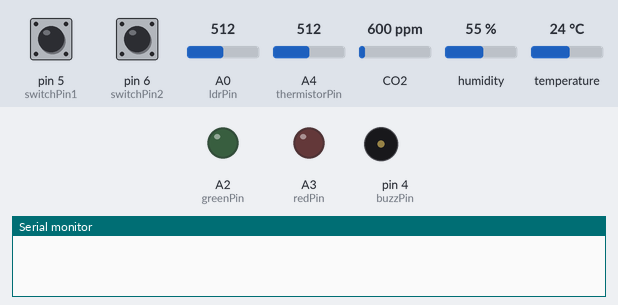
The sketch below on a simulated Arduino Uno, built with avr-gcc and run on an emulated ATmega328P. Parts: output pins drawn as LEDs (lit = HIGH), buzzer (waves = sounding), the last lines printed to the serial monitor. The inputs (shaded band) are chosen by the test bench; at power-on: pin 5 (switchPin1) HIGH, pin 6 (switchPin2) HIGH, A0 (ldrPin) = 512, A4 (thermistorPin) = 512, CO2 600 ppm, humidity 55 %, temperature 24 °C. The local clock reads 2024-03-15 10:24:30 at power-on unless the sketch sets it.

Above: at 2.4 s.
2.5 s: pin 5 (switchPin1) pulled LOW for 3.2 s
At 7.0 s:
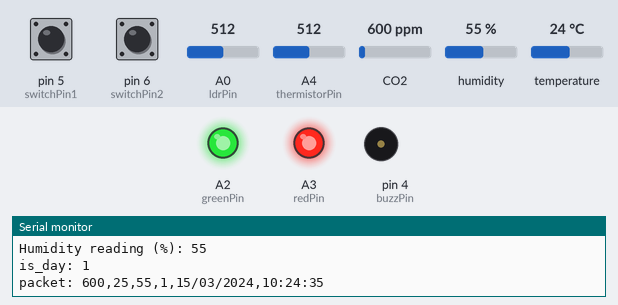
7.2 s: pin 6 (switchPin2) pulled LOW for 0.15 s
At 7.82 s:
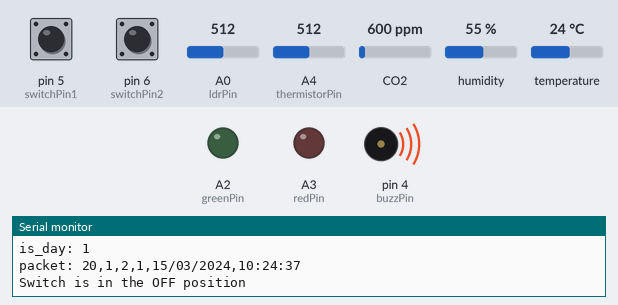
10.3 s: pin 6 (switchPin2) pulled LOW for 1 s
At 12.5 s:
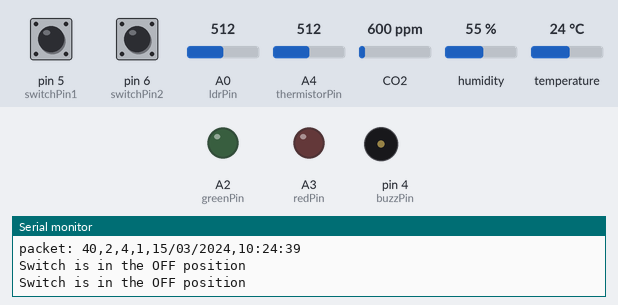
13.3 s: pin 5 (switchPin1) pulled LOW for 0.15 s
At 14.63 s:
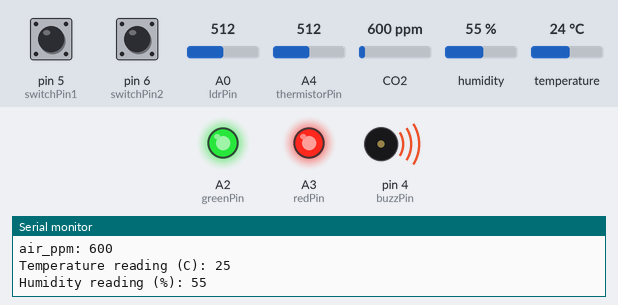
16.4 s: pin 5 (switchPin1) pulsed LOW 2 times (0.12 s each, 0.3 s apart)
At 19.8 s:
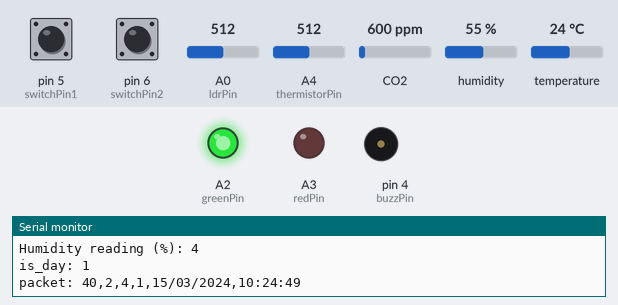
20.0 s: pin 5 (switchPin1) pulled LOW for 1 s
Timing chart, 0 to 45.0 s (numbered marks = the images above; inputs shaded):
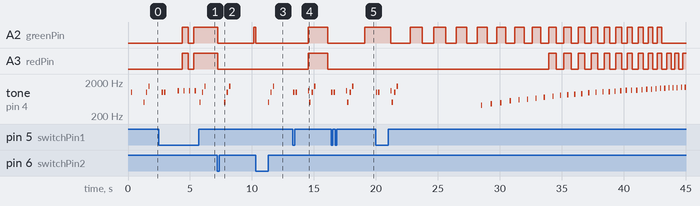

Measured:
- after the input at 2.5 s, A3 (redPin): LOW → HIGH after 1.9 s, → LOW 0.46 s later, → HIGH 0.46 s later; tone on pin 4 (buzzPin): plays 1000 Hz for 0.10 s, 1000 Hz for 0.10 s, 1092 Hz for 0.10 s, 1092 Hz for 0.10 s, 1092 Hz for 0.10 s, 1092 Hz for 0.10 s … (9 notes in this stretch), starting after 0.23 s
- after the input at 7.2 s, tone on pin 4 (buzzPin): plays 500 Hz for 0.10 s, 1000 Hz for 0.10 s, 1500 Hz for 0.10 s, starting after 0.58 s
- after the input at 10.3 s, tone on pin 4 (buzzPin): plays 500 Hz for 0.10 s, 1000 Hz for 0.10 s, 1500 Hz for 0.10 s, starting after 1.0 s
- after the input at 13.3 s, A3 (redPin): LOW → HIGH after 1.2 s, → LOW 1.6 s later; tone on pin 4 (buzzPin): plays 1000 Hz for 0.10 s, 1000 Hz for 0.10 s, 1092 Hz for 0.09 s, 500 Hz for 0.10 s, 1000 Hz for 0.10 s, 1500 Hz for 0.10 s, starting at once
- after the input at 16.4 s, tone on pin 4 (buzzPin): plays 1000 Hz for 0.10 s, 1000 Hz for 0.10 s, 1092 Hz for 0.09 s, 500 Hz for 0.10 s, 1000 Hz for 0.10 s, 1500 Hz for 0.10 s, starting at once
- by itself, tone on pin 4 (buzzPin): plays 1000 Hz for 0.10 s, 500 Hz for 0.10 s, 1000 Hz for 0.10 s, 1500 Hz for 0.10 s

The sketch:

arduino_uno_main.ino
```cpp
// necessary libraries
#include <stdbool.h>
#include <math.h>
#include <dht.h>            // include the library http://arduino.cc/playground/Main/DHTLib
#include "MQ135.h"
#include <ThreeWire.h>
#include <RtcDS1302.h>
#include <SoftwareSerial.h> // default software serial library

// defines
#define DHT11_PIN 3

// software serial
const int rxPin = 7;
const int txPin = 8;
SoftwareSerial mySerial (rxPin, txPin);

// MQ135 Sensor
int air_ppm;
int sensorPinAnalogue = A1;
MQ135 gasSensor(sensorPinAnalogue, 200);

// RTC timer
int clk_pin = 11;
int dat_pin = 12;
int rst_pin = 13;
ThreeWire myWire(dat_pin,clk_pin,rst_pin); // IO, SCLK, CE
RtcDS1302<ThreeWire> Rtc(myWire);

// thermistor variables
dht DHT;
int curr_humidity;
int thermistorPin = A4;
int curr_temp;
float Vo;
float Rt;
float T;
float Ro = 10000.0;
float To = 25.0;
float B = 2200.0;

// LDR variables
const int ldrPin = A0;
const float ldrThreshold = 400.0;
bool is_day;

// LED & Buzzer variables
const int redPin = A3;
const int greenPin = A2;
const int buzzPin = 4;
int ledState = LOW;

// Switch variables
const int switchPin1 = 5;
const int switchPin2 = 6;
int state1;
int state2;
unsigned long currentMillis = 0;
unsigned long previousBuzzMillis = 0;
unsigned long previousBlinkMillis = 0;
unsigned long previousPacketMillis = 0;

// function prototypes
void run_normal();
void run_demo();
void printSerial(int air_ppm, int curr_temp, int curr_humidity, bool is_day);
int get_air_ppm();
int get_temp();
int get_humidity();
bool get_light();
void buzz_LED(int air_ppm);
void setColour (int redValue, int greenValue);

// setup
void setup() {
  Rtc.Begin();
  RtcDateTime compiled = RtcDateTime(__DATE__, __TIME__);
  RtcDateTime now = Rtc.GetDateTime();

  if (now < compiled) {
    Rtc.SetDateTime(compiled);
  }

  Serial.begin(9600);   // 9600 bits per second baud rate
  mySerial.begin(9600); // start software serial

  pinMode(redPin, OUTPUT);
  pinMode(greenPin, OUTPUT);
  pinMode(buzzPin, OUTPUT);
  pinMode(ldrPin, INPUT);

  pinMode(switchPin1, INPUT_PULLUP);
  pinMode(switchPin2, INPUT_PULLUP);

  for (int freq = 500; freq <= 1000; freq += 10) {
    tone(buzzPin, freq, 100);
    delay(5);
  }
  delay(1000);
}


// main loop
void loop() {

  state1 = digitalRead(switchPin1);
  state2 = digitalRead(switchPin2);

  if (state1 == HIGH && state2 == HIGH) // Demo mode
  {
    run_demo();
  }
  else if (state1 == LOW) // Normal operation
  {
    run_normal();
  }
  else if (state2 == LOW) // Off mode
  {
    setColour(0, 0);
    Serial.println("Switch is in the OFF position");
    delay(500);
  }

}

void run_normal() {

  tone(buzzPin, 1000, 100);
  delay(200);
  tone(buzzPin, 1000, 100);
  delay(1000);

  while (state1 == LOW) {
    buzz_LED(air_ppm);	  // update buzzer and led

    currentMillis = millis();
    if (currentMillis - previousPacketMillis >= 500) {
      Serial.print("time delta: ");
      Serial.println(currentMillis - previousPacketMillis);

      RtcDateTime curr_time = Rtc.GetDateTime();
      air_ppm = get_air_ppm();
      curr_temp = get_temp();            // get current temperature (deg C)
      curr_humidity = get_humidity();    // get current humidity (%)
      is_day = get_light();              // get light or day (bool)

      // air_ppm = analogRead(ldrPin); // Used for testing

      printSerial(air_ppm, curr_temp, curr_humidity, is_day);

      previousPacketMillis = millis();
    }

    state1 = digitalRead(switchPin1);
    state2 = digitalRead(switchPin2);
  }
}

void run_demo() {

  tone(buzzPin, 500, 100);
  delay(200);
  tone(buzzPin, 1000, 100);
  delay(200);
  tone(buzzPin, 1500, 100);
  delay(1000);

  int demo_ppm = 0;
  int demo_temp = 0;
  int demo_humidity = 0;
  bool demo_is_day = true;

  while (state1 == HIGH && state2 == HIGH) {
    buzz_LED(demo_ppm);	  // update buzzer and led

    currentMillis = millis();
    if (currentMillis - previousPacketMillis >= 500) {
      Serial.print("time delta: ");
      Serial.println(currentMillis - previousPacketMillis);

      if (demo_ppm == 1000) {
        demo_ppm = 0;
        demo_temp = 0;
        demo_humidity = 0;
        demo_is_day = !demo_is_day;
      }

      demo_ppm += 20;
      demo_temp += 1;
      demo_humidity += 2;

      printSerial(demo_ppm, demo_temp, demo_humidity, demo_is_day);

      previousPacketMillis = millis();
    }

    state1 = digitalRead(switchPin1);
    state2 = digitalRead(switchPin2);
  }
}

void printSerial(int air_ppm, int curr_temp, int curr_humidity, bool is_day) {

  RtcDateTime curr_time = Rtc.GetDateTime();

  Serial.print("air_ppm: ");
  Serial.println(air_ppm);
  Serial.print("Temperature reading (C): ");
  Serial.println(curr_temp);
  Serial.print("Humidity reading (%): ");
  Serial.println(curr_humidity);
  Serial.print("is_day: ");
  Serial.println(is_day);

  char datestring[11];
  char timestring[9];

  snprintf_P(datestring,
          11,
          PSTR("%02u/%02u/%04u"),
          curr_time.Day(),
          curr_time.Month(),
          curr_time.Year() );

  snprintf_P(timestring,
          9,
          PSTR("%02u:%02u:%02u"),
          curr_time.Hour(),
          curr_time.Minute(),
          curr_time.Second() );

  // Convert demo variables to ASCII characters and create a packet
  String packet = String(air_ppm) + "," + String(curr_temp) + "," + String(curr_humidity) + "," + String(is_day) + "," + String(datestring) + "," + String(timestring);

  // Send the packet through mySerial
  mySerial.println(packet);

  Serial.print("packet: ");
  Serial.println(packet);
}

// returns: MQ135 sensor concentration in ppm
int get_air_ppm() {
  air_ppm = gasSensor.getPPM(); // Read analog input pin A5

  if (air_ppm < 5) {
    air_ppm = 5;
  } else if (air_ppm > 1000) {
    air_ppm = 1000;
  }

  return air_ppm;
}

// returns: current temperature in degrees celcius
int get_temp() {
  Vo = analogRead(thermistorPin);
  Vo = Vo * 5 / 1024;
  Rt = Vo * Ro / (5 - Vo);

  T = 1.0 / (1.0 / B * log(Rt / Ro) + 1 / (273 + To)) - 273;

  return T;
}

// returns: current temperature as a % of water vapor in air
int get_humidity() {
  int chk = DHT.read11(DHT11_PIN);
  int H_DHT = DHT.humidity;

  return H_DHT;
}

// returns: false if night detected and true is day detected
bool get_light() {
  int ldrReading = analogRead(ldrPin);

  if (ldrReading <= ldrThreshold) {
    //Serial.print("It's NIGHT: ");
    return false;
  } else {
    // Serial.print("It's DAY: ");
    return true;
  }
}

void buzz_LED(int air_ppm) {
  // Linear map of sensor concentration in the air
  // LED green blinking for good air, then to orange for mid air, red for poor air
  // Buzzer will, buzz faster and higher pitch for poorer air

  int blinkDuration = map(air_ppm, 0, 1000, 1000, 100);

  if (currentMillis - previousBlinkMillis >= blinkDuration) {
    if (ledState == LOW) {  // if the LED is off turn it on and vice-versa
      ledState = HIGH;   //change led state for next iteration
      setColour(0, 0);

    } else {
      ledState = LOW;

      if (air_ppm < 400) {
        // Green
        setColour(0, 255);

      } else if (air_ppm >= 400 && air_ppm <= 700) {
        // Orange
        setColour(255, 165);

      } else if (air_ppm > 700) {
        // Red
        setColour(255, 0);
      }
    }

    previousBlinkMillis = millis();
  }

  int toneFreq = map(air_ppm, 0, 1000, 31, 1800);
  // Serial.print("Buzz Freq: ");
  // Serial.println(toneFreq);

  int toneDuration = map(air_ppm, 0, 1000, 1000, 100);
  // Serial.print("Buzz Duration: ");
  // Serial.println(toneDuration);

  if (currentMillis - previousBuzzMillis >= toneDuration && air_ppm > 200) {
    tone(buzzPin, toneFreq, 100);
    previousBuzzMillis = millis();
  }
}

void setColour (int redValue, int greenValue) {
  analogWrite(redPin, redValue);
  analogWrite(greenPin, greenValue);
}
```
